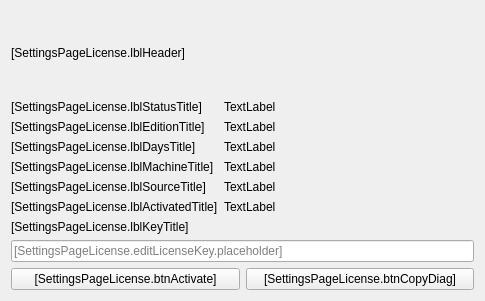
<?xml version="1.0" encoding="UTF-8"?>
<ui version="4.0">
 <class>pageLicense</class>
 <widget class="QWidget" name="pageLicense">
  <property name="geometry">
   <rect>
    <x>0</x>
    <y>0</y>
    <width>485</width>
    <height>301</height>
   </rect>
  </property>
  <property name="windowTitle">
   <string>Form</string>
  </property>
  <property name="windowIcon">
   <iconset resource="../resources.qrc">
    <normaloff>:/icons/lge_perplexity2_24x24.png</normaloff>:/icons/lge_perplexity2_24x24.png</iconset>
  </property>
  <layout class="QVBoxLayout" name="verticalLayout">
   <item>
    <widget class="QLabel" name="lblHeader">
     <property name="text">
      <string>[SettingsPageLicense.lblHeader]</string>
     </property>
    </widget>
   </item>
   <item>
    <layout class="QFormLayout" name="formLayout">
     <item row="1" column="0">
      <widget class="QLabel" name="lblStatusTitle">
       <property name="text">
        <string>[SettingsPageLicense.lblStatusTitle]</string>
       </property>
      </widget>
     </item>
     <item row="1" column="1">
      <widget class="QLabel" name="lblStatusValue">
       <property name="text">
        <string>TextLabel</string>
       </property>
      </widget>
     </item>
     <item row="3" column="0">
      <widget class="QLabel" name="lblEditionTitle">
       <property name="text">
        <string>[SettingsPageLicense.lblEditionTitle]</string>
       </property>
      </widget>
     </item>
     <item row="3" column="1">
      <widget class="QLabel" name="lblEditionValue">
       <property name="text">
        <string>TextLabel</string>
       </property>
      </widget>
     </item>
     <item row="4" column="0">
      <widget class="QLabel" name="lblDaysTitle">
       <property name="text">
        <string>[SettingsPageLicense.lblDaysTitle]</string>
       </property>
      </widget>
     </item>
     <item row="4" column="1">
      <widget class="QLabel" name="lblDaysValue">
       <property name="text">
        <string>TextLabel</string>
       </property>
      </widget>
     </item>
     <item row="5" column="0">
      <widget class="QLabel" name="lblMachineTitle">
       <property name="text">
        <string>[SettingsPageLicense.lblMachineTitle]</string>
       </property>
      </widget>
     </item>
     <item row="5" column="1">
      <widget class="QLabel" name="lblMachineValue">
       <property name="text">
        <string>TextLabel</string>
       </property>
      </widget>
     </item>
     <item row="6" column="0">
      <widget class="QLabel" name="lblSourceTitle">
       <property name="text">
        <string>[SettingsPageLicense.lblSourceTitle]</string>
       </property>
      </widget>
     </item>
     <item row="6" column="1">
      <widget class="QLabel" name="lblSourceValue">
       <property name="text">
        <string>TextLabel</string>
       </property>
      </widget>
     </item>
     <item row="7" column="0">
      <widget class="QLabel" name="lblActivatedTitle">
       <property name="text">
        <string>[SettingsPageLicense.lblActivatedTitle]</string>
       </property>
      </widget>
     </item>
     <item row="7" column="1">
      <widget class="QLabel" name="lblActivatedValue">
       <property name="text">
        <string>TextLabel</string>
       </property>
      </widget>
     </item>
     <item row="8" column="0">
      <widget class="QLabel" name="lblKeyTitle">
       <property name="text">
        <string>[SettingsPageLicense.lblKeyTitle]</string>
       </property>
      </widget>
     </item>
     <item row="11" column="0" colspan="2">
      <widget class="QLineEdit" name="editLicenseKey">
       <property name="placeholderText">
        <string>[SettingsPageLicense.editLicenseKey.placeholder]</string>
       </property>
      </widget>
     </item>
    </layout>
   </item>
   <item>
    <layout class="QHBoxLayout" name="horizontalLayout">
     <item>
      <widget class="QPushButton" name="btnActivate">
       <property name="text">
        <string>[SettingsPageLicense.btnActivate]</string>
       </property>
      </widget>
     </item>
     <item>
      <widget class="QPushButton" name="btnCopyDiag">
       <property name="text">
        <string>[SettingsPageLicense.btnCopyDiag]</string>
       </property>
      </widget>
     </item>
    </layout>
   </item>
  </layout>
 </widget>
 <resources>
  <include location="../resources.qrc"/>
 </resources>
 <connections/>
</ui>
